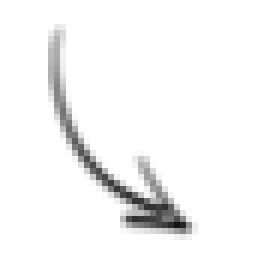
#> input picture scratch/arrow1_test.png, 46 x 46 px, found by its file name (shown 6 times larger)
$ python check_rendered_png.py
#> lines starting #> are read from the running program, lines starting #| are printed output that depends on the picture
from PIL import Image

def analyze_png(png_path):
#> called with png_path = 'scratch/arrow1_test.png'
    img = Image.open(png_path)
#> img is the input picture: PIL image 46x46 RGBA; mean R, G, B, A 1.9, 1.9, 1.9, 9
    w, h = img.size
#> w = 46; h = 46
    print(f"Rendered image size: {w}x{h}")
#| Rendered image size: 46x46

    alpha = img.split()[-1]
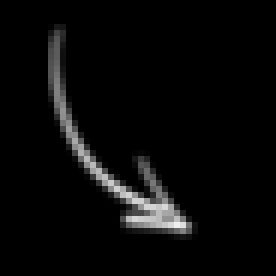
#> alpha: PIL image 46x46 L (shown 6 times larger); min 0, max 239, mean 9
    non_zero = sum(1 for p in alpha.getdata() if p > 0)
#> non_zero = 229
    print(f"Non-transparent pixels in {png_path}: {non_zero} / {w * h}")
#| Non-transparent pixels in scratch/arrow1_test.png: 229 / 2116

    # Save a copy with a background color to inspect visually if needed
    bg = Image.new("RGBA", img.size, "WHITE")
#> bg: PIL image 46x46 RGBA; every value is 255
    bg.paste(img, (0, 0), img)
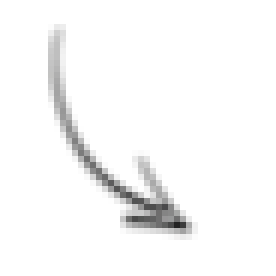
#> bg: PIL image 46x46 RGBA (shown 6 times larger); mean R, G, B, A 246.5, 246.5, 246.5, 250.7; transparent parts drawn white
    bg.save(png_path.replace('.png', '_on_white.png'))

analyze_png('scratch/arrow1_test.png')

$ run again, with scratch/arrow1_extracted.png copied over scratch/arrow1_test.png
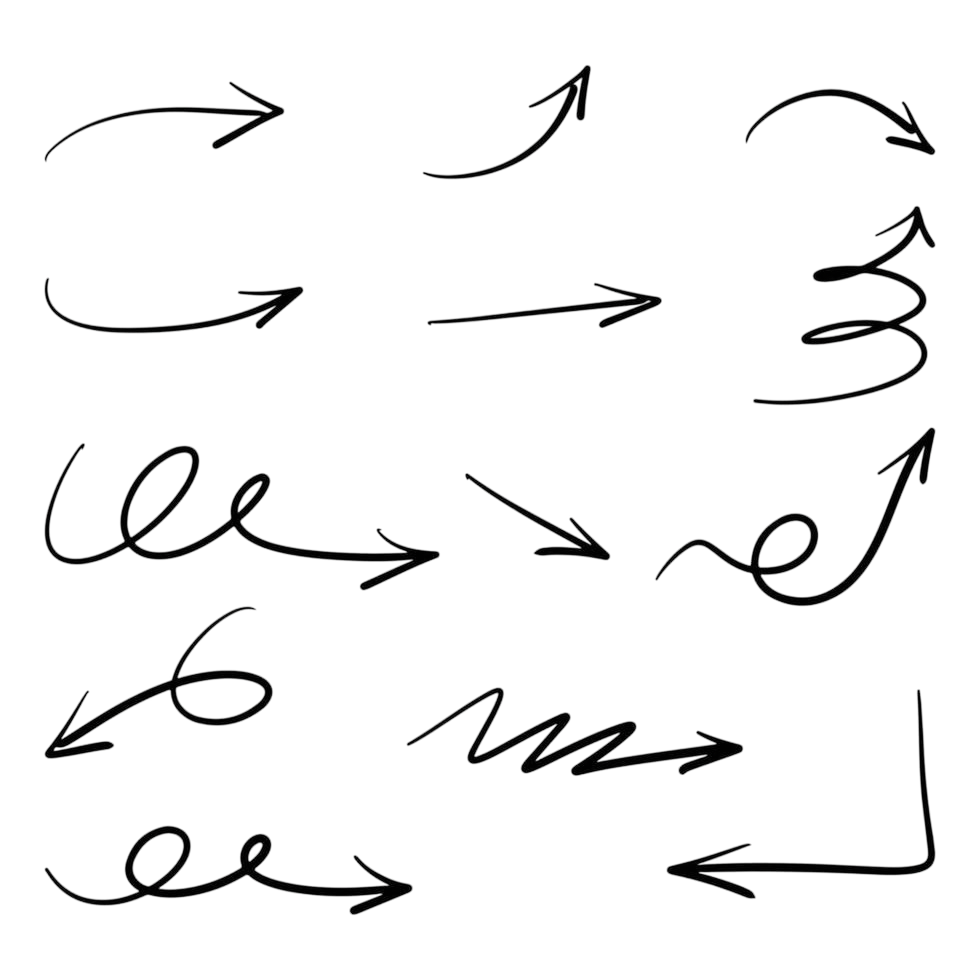
#> input picture scratch/arrow1_extracted.png, 980 x 980 px, found by its file name
#> in analyze_png, img is the input picture: PIL image 980x980 RGBA; mean R, G, B, A 1, 1, 1, 12.1
#| Rendered image size: 980x980
#> in analyze_png, `alpha = img.split()[-1]`:
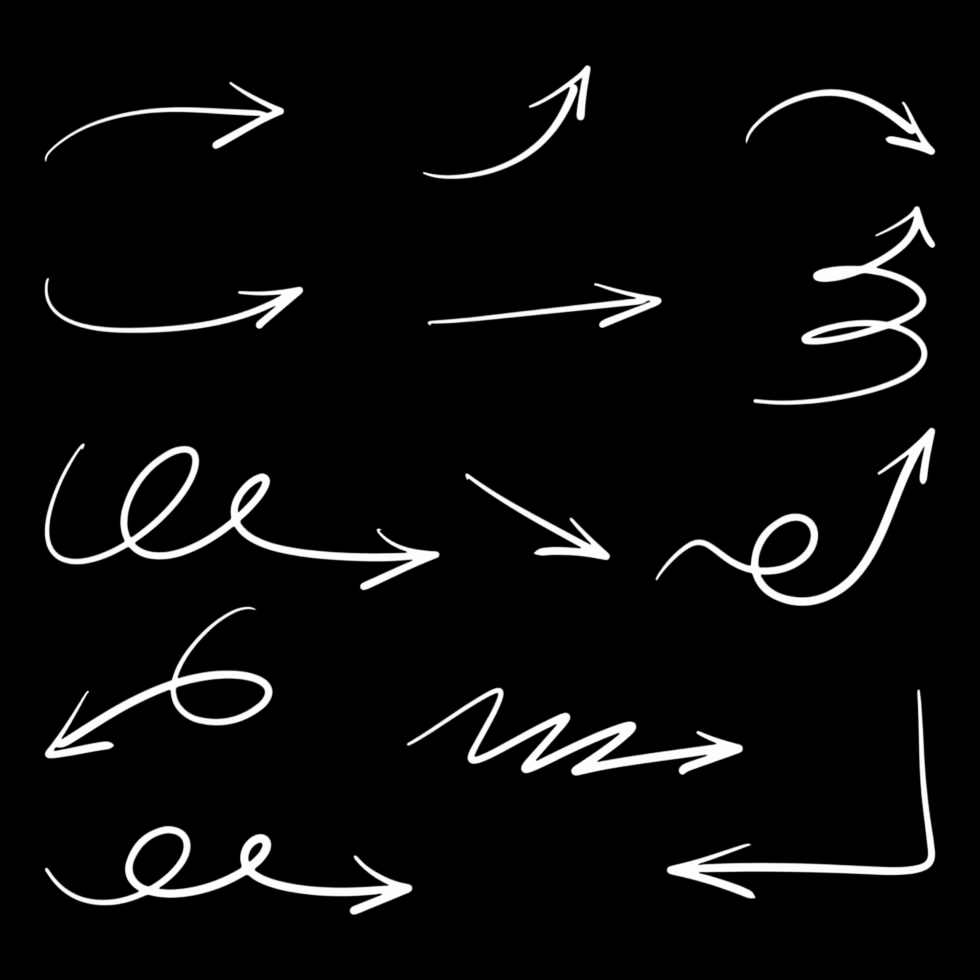
#> alpha: PIL image 980x980 L; min 0, max 255, mean 12.1
#> non_zero = 65445
#| Non-transparent pixels in scratch/arrow1_test.png: 65445 / 960400
